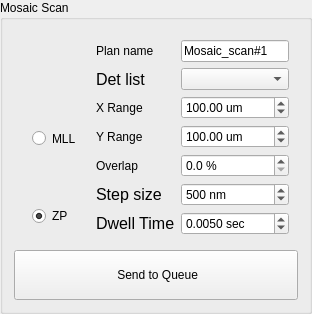
           <widget class="QGroupBox" name="groupBox_18">
            <property name="title">
             <string>Mosaic Scan</string>
            </property>
            <layout class="QGridLayout" name="gridLayout_144">
             <item row="0" column="0">
              <widget class="QFrame" name="frame_19">
               <property name="sizePolicy">
                <sizepolicy hsizetype="Preferred" vsizetype="Preferred">
                 <horstretch>0</horstretch>
                 <verstretch>0</verstretch>
                </sizepolicy>
               </property>
               <property name="styleSheet">
                <string notr="true"/>
               </property>
               <layout class="QGridLayout" name="gridLayout_119">
                <item row="1" column="2">
                 <widget class="QComboBox" name="cb_det_list_mosaic">
                  <property name="sizePolicy">
                   <sizepolicy hsizetype="Preferred" vsizetype="Preferred">
                    <horstretch>0</horstretch>
                    <verstretch>0</verstretch>
                   </sizepolicy>
                  </property>
                  <property name="toolTip">
                   <string comment="choose the detector system"/>
                  </property>
                 </widget>
                </item>
                <item row="3" column="1">
                 <widget class="QLabel" name="label_177">
                  <property name="text">
                   <string>Y Range</string>
                  </property>
                 </widget>
                </item>
                <item row="1" column="1">
                 <widget class="QLabel" name="label_179">
                  <property name="sizePolicy">
                   <sizepolicy hsizetype="Preferred" vsizetype="Preferred">
                    <horstretch>0</horstretch>
                    <verstretch>0</verstretch>
                   </sizepolicy>
                  </property>
                  <property name="font">
                   <font>
                    <family>Segoe UI</family>
                    <pointsize>12</pointsize>
                    <italic>false</italic>
                    <bold>false</bold>
                   </font>
                  </property>
                  <property name="text">
                   <string>Det list</string>
                  </property>
                 </widget>
                </item>
                <item row="3" column="2">
                 <widget class="QDoubleSpinBox" name="sb_yrange_mosaic">
                  <property name="sizePolicy">
                   <sizepolicy hsizetype="Preferred" vsizetype="Preferred">
                    <horstretch>0</horstretch>
                    <verstretch>0</verstretch>
                   </sizepolicy>
                  </property>
                  <property name="toolTip">
                   <string>scan range entry</string>
                  </property>
                  <property name="suffix">
                   <string notr="true"> um</string>
                  </property>
                  <property name="decimals">
                   <number>2</number>
                  </property>
                  <property name="minimum">
                   <double>0.000000000000000</double>
                  </property>
                  <property name="maximum">
                   <double>5000.000000000000000</double>
                  </property>
                  <property name="singleStep">
                   <double>100.000000000000000</double>
                  </property>
                  <property name="value">
                   <double>100.000000000000000</double>
                  </property>
                 </widget>
                </item>
                <item row="2" column="2">
                 <widget class="QDoubleSpinBox" name="sb_xrange_mosaic">
                  <property name="sizePolicy">
                   <sizepolicy hsizetype="Preferred" vsizetype="Preferred">
                    <horstretch>0</horstretch>
                    <verstretch>0</verstretch>
                   </sizepolicy>
                  </property>
                  <property name="toolTip">
                   <string>scan range entry</string>
                  </property>
                  <property name="prefix">
                   <string notr="true"/>
                  </property>
                  <property name="suffix">
                   <string> um</string>
                  </property>
                  <property name="decimals">
                   <number>2</number>
                  </property>
                  <property name="minimum">
                   <double>0.000000000000000</double>
                  </property>
                  <property name="maximum">
                   <double>5000.000000000000000</double>
                  </property>
                  <property name="singleStep">
                   <double>100.000000000000000</double>
                  </property>
                  <property name="value">
                   <double>100.000000000000000</double>
                  </property>
                 </widget>
                </item>
                <item row="4" column="1">
                 <widget class="QLabel" name="label_189">
                  <property name="text">
                   <string>Overlap </string>
                  </property>
                 </widget>
                </item>
                <item row="6" column="2">
                 <widget class="QDoubleSpinBox" name="dsb_dwell">
                  <property name="sizePolicy">
                   <sizepolicy hsizetype="Preferred" vsizetype="Preferred">
                    <horstretch>0</horstretch>
                    <verstretch>0</verstretch>
                   </sizepolicy>
                  </property>
                  <property name="toolTip">
                   <string>exposure time per point</string>
                  </property>
                  <property name="prefix">
                   <string/>
                  </property>
                  <property name="suffix">
                   <string notr="true"> sec</string>
                  </property>
                  <property name="decimals">
                   <number>4</number>
                  </property>
                  <property name="minimum">
                   <double>0.004000000000000</double>
                  </property>
                  <property name="maximum">
                   <double>0.500000000000000</double>
                  </property>
                  <property name="singleStep">
                   <double>0.005000000000000</double>
                  </property>
                  <property name="value">
                   <double>0.005000000000000</double>
                  </property>
                 </widget>
                </item>
                <item row="4" column="2">
                 <widget class="QDoubleSpinBox" name="dsb_overlap_mosaic">
                  <property name="suffix">
                   <string> %</string>
                  </property>
                  <property name="decimals">
                   <number>1</number>
                  </property>
                  <property name="maximum">
                   <double>100.000000000000000</double>
                  </property>
                 </widget>
                </item>
                <item row="5" column="2">
                 <widget class="QSpinBox" name="sb_stepsize_mosaic">
                  <property name="sizePolicy">
                   <sizepolicy hsizetype="Preferred" vsizetype="Preferred">
                    <horstretch>0</horstretch>
                    <verstretch>0</verstretch>
                   </sizepolicy>
                  </property>
                  <property name="toolTip">
                   <string>first motor steps</string>
                  </property>
                  <property name="suffix">
                   <string> nm</string>
                  </property>
                  <property name="prefix">
                   <string/>
                  </property>
                  <property name="minimum">
                   <number>1</number>
                  </property>
                  <property name="maximum">
                   <number>10000</number>
                  </property>
                  <property name="singleStep">
                   <number>10</number>
                  </property>
                  <property name="value">
                   <number>500</number>
                  </property>
                 </widget>
                </item>
                <item row="2" column="1">
                 <widget class="QLabel" name="label_190">
                  <property name="text">
                   <string>X Range</string>
                  </property>
                 </widget>
                </item>
                <item row="6" column="1">
                 <widget class="QLabel" name="label_188">
                  <property name="sizePolicy">
                   <sizepolicy hsizetype="Preferred" vsizetype="Preferred">
                    <horstretch>0</horstretch>
                    <verstretch>0</verstretch>
                   </sizepolicy>
                  </property>
                  <property name="font">
                   <font>
                    <family>Segoe UI</family>
                    <pointsize>12</pointsize>
                    <italic>false</italic>
                    <bold>false</bold>
                   </font>
                  </property>
                  <property name="text">
                   <string>Dwell Time</string>
                  </property>
                  <property name="textFormat">
                   <enum>Qt::PlainText</enum>
                  </property>
                  <property name="scaledContents">
                   <bool>false</bool>
                  </property>
                 </widget>
                </item>
                <item row="5" column="1">
                 <widget class="QLabel" name="label_191">
                  <property name="sizePolicy">
                   <sizepolicy hsizetype="Preferred" vsizetype="Preferred">
                    <horstretch>0</horstretch>
                    <verstretch>0</verstretch>
                   </sizepolicy>
                  </property>
                  <property name="font">
                   <font>
                    <family>Segoe UI</family>
                    <pointsize>12</pointsize>
                    <italic>false</italic>
                    <bold>false</bold>
                   </font>
                  </property>
                  <property name="text">
                   <string>Step size</string>
                  </property>
                  <property name="textFormat">
                   <enum>Qt::PlainText</enum>
                  </property>
                  <property name="scaledContents">
                   <bool>false</bool>
                  </property>
                 </widget>
                </item>
                <item row="1" column="0" rowspan="6">
                 <widget class="QWidget" name="widget_5" native="true">
                  <property name="styleSheet">
                   <string notr="true">font: 14pt &quot;MS Shell Dlg 2&quot;;</string>
                  </property>
                  <layout class="QVBoxLayout" name="verticalLayout_26">
                   <item>
                    <widget class="QRadioButton" name="rb_mosaic_mll">
                     <property name="sizePolicy">
                      <sizepolicy hsizetype="Preferred" vsizetype="Preferred">
                       <horstretch>0</horstretch>
                       <verstretch>0</verstretch>
                      </sizepolicy>
                     </property>
                     <property name="toolTip">
                      <string>select for 2D scan</string>
                     </property>
                     <property name="styleSheet">
                      <string notr="true"/>
                     </property>
                     <property name="text">
                      <string>MLL</string>
                     </property>
                     <property name="checked">
                      <bool>false</bool>
                     </property>
                     <property name="autoExclusive">
                      <bool>true</bool>
                     </property>
                    </widget>
                   </item>
                   <item>
                    <widget class="QRadioButton" name="rb_mosaic_zp">
                     <property name="text">
                      <string>ZP</string>
                     </property>
                     <property name="checked">
                      <bool>true</bool>
                     </property>
                    </widget>
                   </item>
                  </layout>
                 </widget>
                </item>
                <item row="0" column="2">
                 <widget class="QLineEdit" name="le_mosaic_plan_name">
                  <property name="sizePolicy">
                   <sizepolicy hsizetype="Preferred" vsizetype="Fixed">
                    <horstretch>0</horstretch>
                    <verstretch>0</verstretch>
                   </sizepolicy>
                  </property>
                  <property name="text">
                   <string>Mosaic_scan#1</string>
                  </property>
                 </widget>
                </item>
                <item row="0" column="1">
                 <widget class="QLabel" name="label_192">
                  <property name="text">
                   <string>Plan name</string>
                  </property>
                 </widget>
                </item>
               </layout>
              </widget>
             </item>
             <item row="1" column="0">
              <widget class="QPushButton" name="pb_send_mosaic_to_queue">
               <property name="text">
                <string>
 Send to Queue 
</string>
               </property>
              </widget>
             </item>
            </layout>
           </widget>
